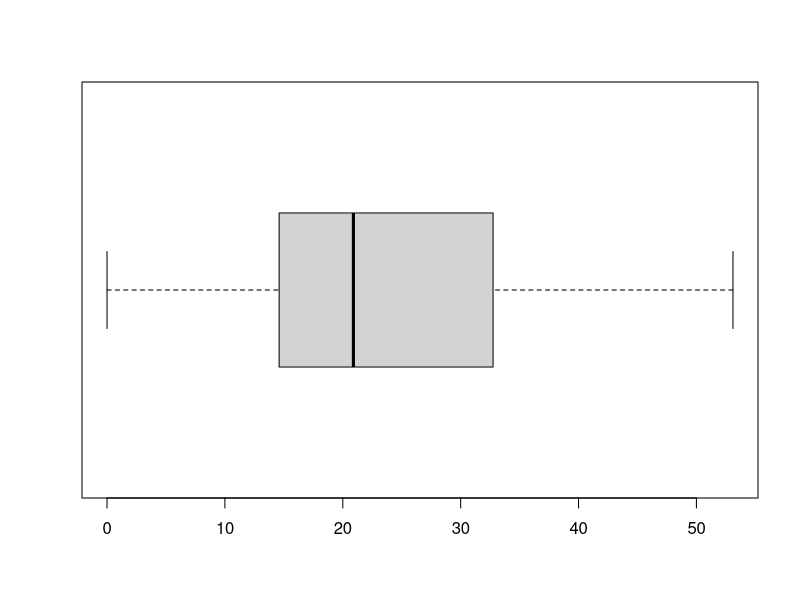

This chart was generated by the following R code:

# Quick R Script
# A. Hart


# Setup ----------------

# Load packages
  library(tidyverse)

# Set directory (change path to match your directory)
  setwd("~/SIS600")
  
# Load data
  wrep = read_csv("womenparl.csv")


  
# Inspect data ---------
  
  head(wrep) # frist few rows
  
  names(wrep) # variable names
  
  summary(wrep) # basic summary stats
  
  
  
# Analysis -------------  

# PR systems?
  wrep %>%
    count(PRsystem) %>%
    mutate(Perc = n/sum(n) * 100)

  
# Graph
  boxplot(wrep$WomenParliament, horizontal = TRUE)

    
# Summary stats
  summary(wrep)
  
  wrep %>%
    summarize(
      Avg = mean(WomenParliament),
      SD = sd(WomenParliament)
    )

  
# Bit more info
  wrep %>%
    filter(WomenParliament >= 50) %>%
    select(Country, WomenParliament)
  

  